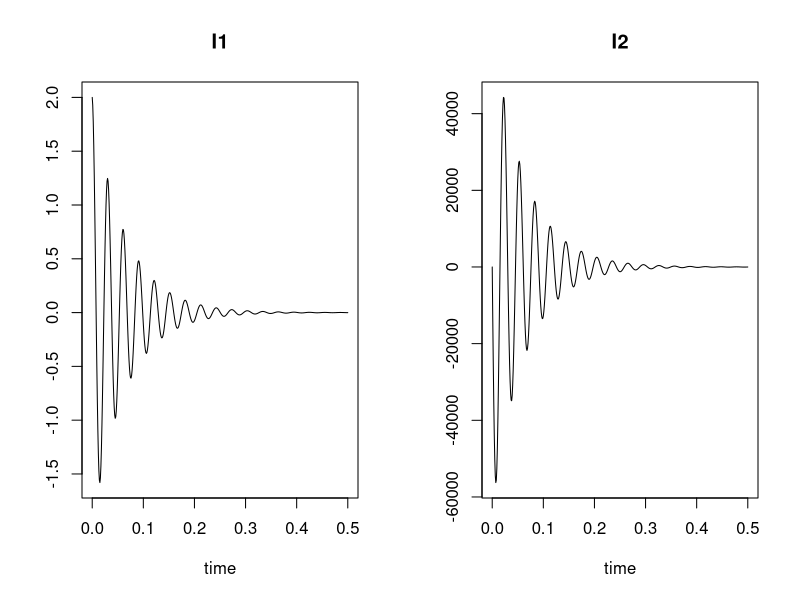

Source code (R):
# ----------------------------------------------
# Author: Jake Diamond
# Purpose: Model an RLC circuit
# Date: Februrary 23, 2017
# -----------------------------------------------

library(deSolve)
model <- function(time, states, parms){

  #States
  I1 <- states[1]
  I2 <- states[2]

  #Parameters
  r <- parms[1] #resistor (ohm)
  l <- parms[2] #inductor (h)
  c <- parms[3] #capacitor (f)

  #Parameter Calcs
  alpha <- r / (2 * l)
  w0 <- 1 / sqrt(l * c)

  #Differential Equations
  dI2 <- -2 * alpha * I2  - w0^2 * I1

  return(list(c(I2, dI2)))
}

#-------------------------------------------------
  #Define parameters and initial conditions
  parms <- c(
    r = 25/8,
    l = 0.1,
    c = 0.00000001
  )
  
  yini <- c(I1 = 2, I2 = 0)
  
  #Define time scale and simulation time
  simulation_time = 0.5 #
  dt = 0.001
  times <- seq(0, simulation_time, by = dt)
  
  #Run the model
  out = ode(y = yini, times = times, 
            func = model, parms = parms)
  
  plot(out)
  
